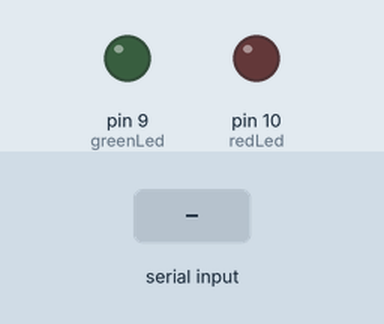
A sketch run on a simulated Arduino Uno, built with avr-gcc and run on an emulated ATmega328P. Shown: output pins drawn as LEDs (lit = HIGH). The inputs (shaded band) are chosen by the test bench.

Above: at 1.2 s.
1.3 s: "G" received over Serial
At 2.4 s:
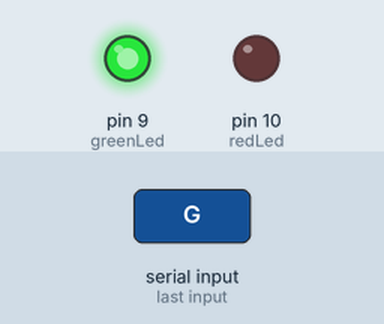
2.8 s: "R" received over Serial
At 3.6 s:
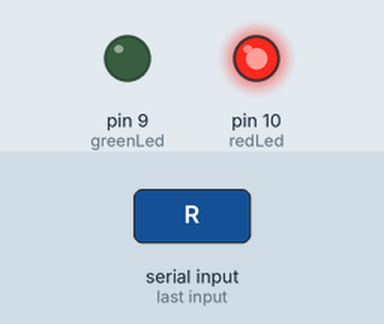
Timing chart, 0 to 5.8 s (numbered marks = the images above; inputs shaded):
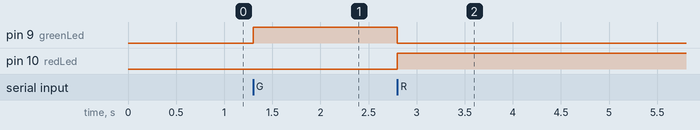

The sketch:

bulb_control.ino
```cpp
const int greenLed = 9;  // Pin para el bombillo verde
const int redLed = 10;   // Pin para el bombillo rojo

void setup() {
    pinMode(greenLed, OUTPUT);
    pinMode(redLed, OUTPUT);
    Serial.begin(9600);  // Iniciar comunicación serial
}

void loop() {
    if (Serial.available() > 0) {
        char command = Serial.read();
        if (command == 'G') {
            digitalWrite(greenLed, HIGH);
            digitalWrite(redLed, LOW);
        } else if (command == 'R') {
            digitalWrite(greenLed, LOW);
            digitalWrite(redLed, HIGH);
        }
    }
}
```

Measured:
- after the input at 1.3 s, pin 9 (greenLed): LOW → HIGH at once
- after the input at 2.8 s, pin 9 (greenLed): HIGH → LOW at once; pin 10 (redLed): LOW → HIGH at once
